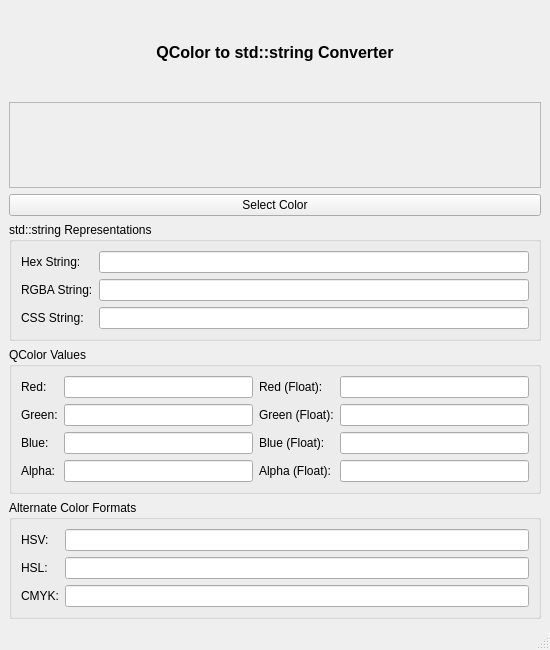
<?xml version="1.0" encoding="UTF-8"?>
<ui version="4.0">
 <class>MainWindow</class>
 <widget class="QMainWindow" name="MainWindow">
  <property name="geometry">
   <rect>
    <x>0</x>
    <y>0</y>
    <width>550</width>
    <height>650</height>
   </rect>
  </property>
  <property name="windowTitle">
   <string>QColor Converter</string>
  </property>
  <widget class="QWidget" name="centralwidget">
   <layout class="QVBoxLayout" name="verticalLayout">
    <item>
     <widget class="QLabel" name="titleLabel">
      <property name="font">
       <font>
        <pointsize>12</pointsize>
        <bold>true</bold>
       </font>
      </property>
      <property name="text">
       <string>QColor to std::string Converter</string>
      </property>
      <property name="alignment">
       <set>Qt::AlignCenter</set>
      </property>
     </widget>
    </item>
    <item>
     <widget class="QFrame" name="colorDisplayFrame">
      <property name="minimumSize">
       <size>
        <width>0</width>
        <height>80</height>
       </size>
      </property>
      <property name="frameShape">
       <enum>QFrame::StyledPanel</enum>
      </property>
      <property name="frameShadow">
       <enum>QFrame::Raised</enum>
      </property>
     </widget>
    </item>
    <item>
     <widget class="QPushButton" name="colorButton">
      <property name="text">
       <string>Select Color</string>
      </property>
     </widget>
    </item>
    <item>
     <widget class="QGroupBox" name="stringsGroupBox">
      <property name="title">
       <string>std::string Representations</string>
      </property>
      <layout class="QFormLayout" name="formLayout">
       <item row="0" column="0">
        <widget class="QLabel" name="label">
         <property name="text">
          <string>Hex String:</string>
         </property>
        </widget>
       </item>
       <item row="0" column="1">
        <widget class="QLineEdit" name="hexStringEdit"/>
       </item>
       <item row="1" column="0">
        <widget class="QLabel" name="label_2">
         <property name="text">
          <string>RGBA String:</string>
         </property>
        </widget>
       </item>
       <item row="1" column="1">
        <widget class="QLineEdit" name="rgbaStringEdit"/>
       </item>
       <item row="2" column="0">
        <widget class="QLabel" name="label_3">
         <property name="text">
          <string>CSS String:</string>
         </property>
        </widget>
       </item>
       <item row="2" column="1">
        <widget class="QLineEdit" name="cssStringEdit">
         <property name="readOnly">
          <bool>true</bool>
         </property>
        </widget>
       </item>
      </layout>
     </widget>
    </item>
    <item>
     <widget class="QGroupBox" name="qcolorGroupBox">
      <property name="title">
       <string>QColor Values</string>
      </property>
      <layout class="QGridLayout" name="gridLayout">
       <item row="0" column="0">
        <widget class="QLabel" name="label_4">
         <property name="text">
          <string>Red:</string>
         </property>
        </widget>
       </item>
       <item row="0" column="1">
        <widget class="QLineEdit" name="redEdit">
         <property name="readOnly">
          <bool>true</bool>
         </property>
        </widget>
       </item>
       <item row="0" column="2">
        <widget class="QLabel" name="label_8">
         <property name="text">
          <string>Red (Float):</string>
         </property>
        </widget>
       </item>
       <item row="0" column="3">
        <widget class="QLineEdit" name="redFEdit">
         <property name="readOnly">
          <bool>true</bool>
         </property>
        </widget>
       </item>
       <item row="1" column="0">
        <widget class="QLabel" name="label_5">
         <property name="text">
          <string>Green:</string>
         </property>
        </widget>
       </item>
       <item row="1" column="1">
        <widget class="QLineEdit" name="greenEdit">
         <property name="readOnly">
          <bool>true</bool>
         </property>
        </widget>
       </item>
       <item row="1" column="2">
        <widget class="QLabel" name="label_9">
         <property name="text">
          <string>Green (Float):</string>
         </property>
        </widget>
       </item>
       <item row="1" column="3">
        <widget class="QLineEdit" name="greenFEdit">
         <property name="readOnly">
          <bool>true</bool>
         </property>
        </widget>
       </item>
       <item row="2" column="0">
        <widget class="QLabel" name="label_6">
         <property name="text">
          <string>Blue:</string>
         </property>
        </widget>
       </item>
       <item row="2" column="1">
        <widget class="QLineEdit" name="blueEdit">
         <property name="readOnly">
          <bool>true</bool>
         </property>
        </widget>
       </item>
       <item row="2" column="2">
        <widget class="QLabel" name="label_10">
         <property name="text">
          <string>Blue (Float):</string>
         </property>
        </widget>
       </item>
       <item row="2" column="3">
        <widget class="QLineEdit" name="blueFEdit">
         <property name="readOnly">
          <bool>true</bool>
         </property>
        </widget>
       </item>
       <item row="3" column="0">
        <widget class="QLabel" name="label_7">
         <property name="text">
          <string>Alpha:</string>
         </property>
        </widget>
       </item>
       <item row="3" column="1">
        <widget class="QLineEdit" name="alphaEdit">
         <property name="readOnly">
          <bool>true</bool>
         </property>
        </widget>
       </item>
       <item row="3" column="2">
        <widget class="QLabel" name="label_11">
         <property name="text">
          <string>Alpha (Float):</string>
         </property>
        </widget>
       </item>
       <item row="3" column="3">
        <widget class="QLineEdit" name="alphaFEdit">
         <property name="readOnly">
          <bool>true</bool>
         </property>
        </widget>
       </item>
      </layout>
     </widget>
    </item>
    <item>
     <widget class="QGroupBox" name="alternateFormatsGroupBox">
      <property name="title">
       <string>Alternate Color Formats</string>
      </property>
      <layout class="QFormLayout" name="formLayout_2">
       <item row="0" column="0">
        <widget class="QLabel" name="label_12">
         <property name="text">
          <string>HSV:</string>
         </property>
        </widget>
       </item>
       <item row="0" column="1">
        <widget class="QLineEdit" name="hsvEdit">
         <property name="readOnly">
          <bool>true</bool>
         </property>
        </widget>
       </item>
       <item row="1" column="0">
        <widget class="QLabel" name="label_13">
         <property name="text">
          <string>HSL:</string>
         </property>
        </widget>
       </item>
       <item row="1" column="1">
        <widget class="QLineEdit" name="hslEdit">
         <property name="readOnly">
          <bool>true</bool>
         </property>
        </widget>
       </item>
       <item row="2" column="0">
        <widget class="QLabel" name="label_14">
         <property name="text">
          <string>CMYK:</string>
         </property>
        </widget>
       </item>
       <item row="2" column="1">
        <widget class="QLineEdit" name="cmykEdit">
         <property name="readOnly">
          <bool>true</bool>
         </property>
        </widget>
       </item>
      </layout>
     </widget>
    </item>
   </layout>
  </widget>
  <widget class="QMenuBar" name="menubar">
   <property name="geometry">
    <rect>
     <x>0</x>
     <y>0</y>
     <width>550</width>
     <height>21</height>
    </rect>
   </property>
  </widget>
  <widget class="QStatusBar" name="statusbar"/>
 </widget>
 <resources/>
 <connections/>
</ui> 
